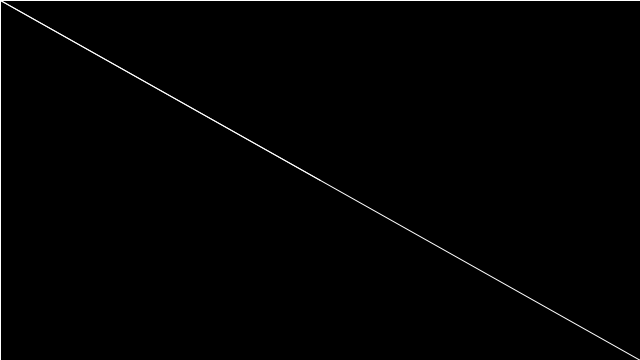
Frame 1 (no input)
Frame 60 (the mouse pressed at the canvas centre just before this capture): identical to frame 1, image omitted
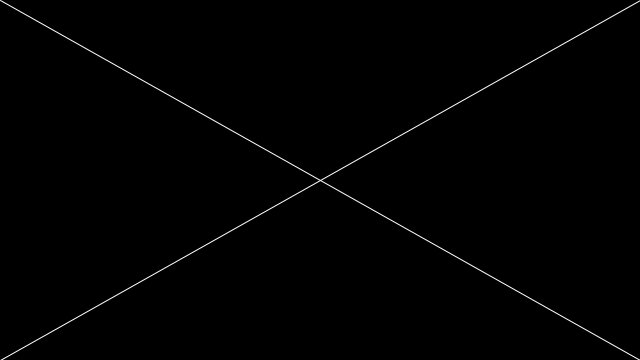
Frame 120 (the mouse held since frame 60 and released just before this capture)

The Processing sketch that drew these frames (run headless with seeded random() and noise(); from frame 60 on, the mouse is pressed at the canvas centre):

// Processing sketch: stuff_with_vectors
// ── stuff_with_vectors.pde
PVector mouse;
PVector centre;
PVector[] corners;
PVector[] cornersSub;

void setup() {
  size(640, 360);
  centre = new PVector(width / 2, height / 2);
  mouse = new PVector(0, 0);
  corners = new PVector[4];
  cornersSub = new PVector[4];
  for (int yi = 0; yi < 2; yi++) {
    for (int xi = 0; xi < 2; xi++) {

      PVector c = new PVector(width * xi, height * yi);
      corners[xi + yi * 2] = c;
      print("(" + c.x + "," + c.y + ")");
    }
  }
}

void draw() {
  background(0);
  stroke(255);
  mouse.x = mouseX;
  mouse.y = mouseY;

  for (int i = 0; i < corners.length; i++) {
    PVector p = PVector.sub(mouse, corners[i]);
    cornersSub[i] = p;
  }

  for (int i = 0; i < corners.length; i++) {
    pushMatrix();
    translate(corners[i].x, corners[i].y);
    line(0, 0, cornersSub[i].x, cornersSub[i].y); 
    popMatrix();
  }

  mouse.sub(centre);
  pushMatrix();
  translate(width / 2, height / 2);
  line(0, 0, mouse.x, mouse.y);
  popMatrix();
}
